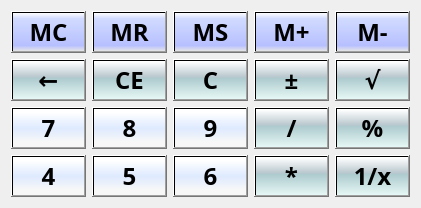
   <widget class="QWidget" name="">
    <property name="enabled">
     <bool>true</bool>
    </property>
    <property name="geometry">
     <rect>
      <x>21</x>
      <y>111</y>
      <width>341</width>
      <height>201</height>
     </rect>
    </property>
    <layout class="QGridLayout" name="gridLayout">
     <item row="0" column="0">
      <layout class="QHBoxLayout" name="horizontalLayout">
       <item>
        <widget class="QPushButton" name="pushButton_6">
         <property name="enabled">
          <bool>true</bool>
         </property>
         <property name="sizePolicy">
          <sizepolicy hsizetype="Minimum" vsizetype="Minimum">
           <horstretch>0</horstretch>
           <verstretch>0</verstretch>
          </sizepolicy>
         </property>
         <property name="font">
          <font>
           <family>Adobe Arabic</family>
           <pointsize>18</pointsize>
           <weight>75</weight>
           <bold>true</bold>
          </font>
         </property>
         <property name="styleSheet">
          <string notr="true">background-color: qlineargradient(spread:pad, x1:1, y1:1, x2:1, y2:0, stop:0 rgba(227, 227, 227, 189), stop:0.142045 rgba(183, 192, 255, 255), stop:0.853107 rgba(209, 219, 255, 255), stop:1 rgba(255, 255, 255, 221));
</string>
         </property>
         <property name="text">
          <string>MC</string>
         </property>
        </widget>
       </item>
       <item>
        <widget class="QPushButton" name="pushButton_7">
         <property name="enabled">
          <bool>true</bool>
         </property>
         <property name="sizePolicy">
          <sizepolicy hsizetype="Minimum" vsizetype="Minimum">
           <horstretch>0</horstretch>
           <verstretch>0</verstretch>
          </sizepolicy>
         </property>
         <property name="font">
          <font>
           <family>Adobe Arabic</family>
           <pointsize>18</pointsize>
           <weight>75</weight>
           <bold>true</bold>
          </font>
         </property>
         <property name="styleSheet">
          <string notr="true">background-color: qlineargradient(spread:pad, x1:1, y1:1, x2:1, y2:0, stop:0 rgba(227, 227, 227, 189), stop:0.142045 rgba(183, 192, 255, 255), stop:0.853107 rgba(209, 219, 255, 255), stop:1 rgba(255, 255, 255, 221));
</string>
         </property>
         <property name="text">
          <string>MR</string>
         </property>
        </widget>
       </item>
       <item>
        <widget class="QPushButton" name="pushButton_8">
         <property name="enabled">
          <bool>true</bool>
         </property>
         <property name="sizePolicy">
          <sizepolicy hsizetype="Minimum" vsizetype="Minimum">
           <horstretch>0</horstretch>
           <verstretch>0</verstretch>
          </sizepolicy>
         </property>
         <property name="font">
          <font>
           <family>Adobe Arabic</family>
           <pointsize>18</pointsize>
           <weight>75</weight>
           <bold>true</bold>
          </font>
         </property>
         <property name="styleSheet">
          <string notr="true">background-color: qlineargradient(spread:pad, x1:1, y1:1, x2:1, y2:0, stop:0 rgba(227, 227, 227, 189), stop:0.142045 rgba(183, 192, 255, 255), stop:0.853107 rgba(209, 219, 255, 255), stop:1 rgba(255, 255, 255, 221));
</string>
         </property>
         <property name="text">
          <string>MS</string>
         </property>
        </widget>
       </item>
       <item>
        <widget class="QPushButton" name="pushButton_9">
         <property name="enabled">
          <bool>true</bool>
         </property>
         <property name="sizePolicy">
          <sizepolicy hsizetype="Minimum" vsizetype="Minimum">
           <horstretch>0</horstretch>
           <verstretch>0</verstretch>
          </sizepolicy>
         </property>
         <property name="font">
          <font>
           <family>Adobe Arabic</family>
           <pointsize>18</pointsize>
           <weight>75</weight>
           <bold>true</bold>
          </font>
         </property>
         <property name="styleSheet">
          <string notr="true">background-color: qlineargradient(spread:pad, x1:1, y1:1, x2:1, y2:0, stop:0 rgba(227, 227, 227, 189), stop:0.142045 rgba(183, 192, 255, 255), stop:0.853107 rgba(209, 219, 255, 255), stop:1 rgba(255, 255, 255, 221));
</string>
         </property>
         <property name="text">
          <string>M+</string>
         </property>
        </widget>
       </item>
       <item>
        <widget class="QPushButton" name="pushButton_10">
         <property name="enabled">
          <bool>true</bool>
         </property>
         <property name="sizePolicy">
          <sizepolicy hsizetype="Minimum" vsizetype="Minimum">
           <horstretch>0</horstretch>
           <verstretch>0</verstretch>
          </sizepolicy>
         </property>
         <property name="font">
          <font>
           <family>Adobe Arabic</family>
           <pointsize>18</pointsize>
           <weight>75</weight>
           <bold>true</bold>
          </font>
         </property>
         <property name="styleSheet">
          <string notr="true">background-color: qlineargradient(spread:pad, x1:1, y1:1, x2:1, y2:0, stop:0 rgba(227, 227, 227, 189), stop:0.142045 rgba(183, 192, 255, 255), stop:0.853107 rgba(209, 219, 255, 255), stop:1 rgba(255, 255, 255, 221));
</string>
         </property>
         <property name="text">
          <string>M-</string>
         </property>
        </widget>
       </item>
      </layout>
     </item>
     <item row="1" column="0">
      <layout class="QHBoxLayout" name="horizontalLayout_2">
       <item>
        <widget class="QPushButton" name="delete_2">
         <property name="enabled">
          <bool>true</bool>
         </property>
         <property name="sizePolicy">
          <sizepolicy hsizetype="Minimum" vsizetype="Minimum">
           <horstretch>0</horstretch>
           <verstretch>0</verstretch>
          </sizepolicy>
         </property>
         <property name="font">
          <font>
           <family>Adobe Arabic</family>
           <pointsize>18</pointsize>
           <weight>75</weight>
           <bold>true</bold>
          </font>
         </property>
         <property name="styleSheet">
          <string notr="true">background-color: qlineargradient(spread:pad, x1:1, y1:0, x2:1, y2:1, stop:0.0169492 rgba(255, 255, 255, 255), stop:0.423729 rgba(184, 199, 206, 255), stop:0.451977 rgba(173, 202, 206, 255), stop:0.988701 rgba(229, 247, 244, 255));
</string>
         </property>
         <property name="text">
          <string>←</string>
         </property>
        </widget>
       </item>
       <item>
        <widget class="QPushButton" name="clear">
         <property name="enabled">
          <bool>true</bool>
         </property>
         <property name="sizePolicy">
          <sizepolicy hsizetype="Minimum" vsizetype="Minimum">
           <horstretch>0</horstretch>
           <verstretch>0</verstretch>
          </sizepolicy>
         </property>
         <property name="font">
          <font>
           <family>Adobe Arabic</family>
           <pointsize>18</pointsize>
           <weight>75</weight>
           <bold>true</bold>
          </font>
         </property>
         <property name="styleSheet">
          <string notr="true">background-color: qlineargradient(spread:pad, x1:1, y1:0, x2:1, y2:1, stop:0.0169492 rgba(255, 255, 255, 255), stop:0.423729 rgba(184, 199, 206, 255), stop:0.451977 rgba(173, 202, 206, 255), stop:0.988701 rgba(229, 247, 244, 255));
</string>
         </property>
         <property name="text">
          <string>CE</string>
         </property>
        </widget>
       </item>
       <item>
        <widget class="QPushButton" name="pushButton_13">
         <property name="enabled">
          <bool>true</bool>
         </property>
         <property name="sizePolicy">
          <sizepolicy hsizetype="Minimum" vsizetype="Minimum">
           <horstretch>0</horstretch>
           <verstretch>0</verstretch>
          </sizepolicy>
         </property>
         <property name="font">
          <font>
           <family>Adobe Arabic</family>
           <pointsize>18</pointsize>
           <weight>75</weight>
           <bold>true</bold>
          </font>
         </property>
         <property name="styleSheet">
          <string notr="true">background-color: qlineargradient(spread:pad, x1:1, y1:0, x2:1, y2:1, stop:0.0169492 rgba(255, 255, 255, 255), stop:0.423729 rgba(184, 199, 206, 255), stop:0.451977 rgba(173, 202, 206, 255), stop:0.988701 rgba(229, 247, 244, 255));
</string>
         </property>
         <property name="text">
          <string>C</string>
         </property>
        </widget>
       </item>
       <item>
        <widget class="QPushButton" name="pushButton_14">
         <property name="enabled">
          <bool>true</bool>
         </property>
         <property name="sizePolicy">
          <sizepolicy hsizetype="Minimum" vsizetype="Minimum">
           <horstretch>0</horstretch>
           <verstretch>0</verstretch>
          </sizepolicy>
         </property>
         <property name="font">
          <font>
           <family>Adobe Arabic</family>
           <pointsize>18</pointsize>
           <weight>75</weight>
           <bold>true</bold>
          </font>
         </property>
         <property name="styleSheet">
          <string notr="true">background-color: qlineargradient(spread:pad, x1:1, y1:0, x2:1, y2:1, stop:0.0169492 rgba(255, 255, 255, 255), stop:0.423729 rgba(184, 199, 206, 255), stop:0.451977 rgba(173, 202, 206, 255), stop:0.988701 rgba(229, 247, 244, 255));</string>
         </property>
         <property name="text">
          <string>±</string>
         </property>
        </widget>
       </item>
       <item>
        <widget class="QPushButton" name="pushButton_15">
         <property name="enabled">
          <bool>true</bool>
         </property>
         <property name="sizePolicy">
          <sizepolicy hsizetype="Minimum" vsizetype="Minimum">
           <horstretch>0</horstretch>
           <verstretch>0</verstretch>
          </sizepolicy>
         </property>
         <property name="font">
          <font>
           <family>Adobe Arabic</family>
           <pointsize>18</pointsize>
           <weight>75</weight>
           <bold>true</bold>
          </font>
         </property>
         <property name="styleSheet">
          <string notr="true">background-color: qlineargradient(spread:pad, x1:1, y1:0, x2:1, y2:1, stop:0.0169492 rgba(255, 255, 255, 255), stop:0.423729 rgba(184, 199, 206, 255), stop:0.451977 rgba(173, 202, 206, 255), stop:0.988701 rgba(229, 247, 244, 255));
</string>
         </property>
         <property name="text">
          <string>√</string>
         </property>
        </widget>
       </item>
      </layout>
     </item>
     <item row="2" column="0">
      <layout class="QHBoxLayout" name="horizontalLayout_3">
       <item>
        <widget class="QPushButton" name="num7">
         <property name="enabled">
          <bool>true</bool>
         </property>
         <property name="sizePolicy">
          <sizepolicy hsizetype="Minimum" vsizetype="Minimum">
           <horstretch>0</horstretch>
           <verstretch>0</verstretch>
          </sizepolicy>
         </property>
         <property name="font">
          <font>
           <family>Adobe Arabic</family>
           <pointsize>18</pointsize>
           <weight>75</weight>
           <bold>true</bold>
          </font>
         </property>
         <property name="styleSheet">
          <string notr="true">background-color: qlineargradient(spread:pad, x1:0, y1:0, x2:0, y2:1, stop:0 rgba(255, 255, 255, 255), stop:0.0903955 rgba(255, 255, 255, 255), stop:0.502825 rgba(222, 234, 255, 255), stop:0.864407 rgba(247, 247, 247, 255));
</string>
         </property>
         <property name="text">
          <string>7</string>
         </property>
        </widget>
       </item>
       <item>
        <widget class="QPushButton" name="num8">
         <property name="enabled">
          <bool>true</bool>
         </property>
         <property name="sizePolicy">
          <sizepolicy hsizetype="Minimum" vsizetype="Minimum">
           <horstretch>0</horstretch>
           <verstretch>0</verstretch>
          </sizepolicy>
         </property>
         <property name="font">
          <font>
           <family>Adobe Arabic</family>
           <pointsize>18</pointsize>
           <weight>75</weight>
           <bold>true</bold>
          </font>
         </property>
         <property name="styleSheet">
          <string notr="true">background-color: qlineargradient(spread:pad, x1:0, y1:0, x2:0, y2:1, stop:0 rgba(255, 255, 255, 255), stop:0.0903955 rgba(255, 255, 255, 255), stop:0.502825 rgba(222, 234, 255, 255), stop:0.864407 rgba(247, 247, 247, 255));
</string>
         </property>
         <property name="text">
          <string>8</string>
         </property>
        </widget>
       </item>
       <item>
        <widget class="QPushButton" name="num9">
         <property name="enabled">
          <bool>true</bool>
         </property>
         <property name="sizePolicy">
          <sizepolicy hsizetype="Minimum" vsizetype="Minimum">
           <horstretch>0</horstretch>
           <verstretch>0</verstretch>
          </sizepolicy>
         </property>
         <property name="font">
          <font>
           <family>Adobe Arabic</family>
           <pointsize>18</pointsize>
           <weight>75</weight>
           <bold>true</bold>
          </font>
         </property>
         <property name="styleSheet">
          <string notr="true">background-color: qlineargradient(spread:pad, x1:0, y1:0, x2:0, y2:1, stop:0 rgba(255, 255, 255, 255), stop:0.0903955 rgba(255, 255, 255, 255), stop:0.502825 rgba(222, 234, 255, 255), stop:0.864407 rgba(247, 247, 247, 255));
</string>
         </property>
         <property name="text">
          <string>9</string>
         </property>
        </widget>
       </item>
       <item>
        <widget class="QPushButton" name="divice">
         <property name="enabled">
          <bool>true</bool>
         </property>
         <property name="sizePolicy">
          <sizepolicy hsizetype="Minimum" vsizetype="Minimum">
           <horstretch>0</horstretch>
           <verstretch>0</verstretch>
          </sizepolicy>
         </property>
         <property name="font">
          <font>
           <family>Adobe Arabic</family>
           <pointsize>18</pointsize>
           <weight>75</weight>
           <bold>true</bold>
          </font>
         </property>
         <property name="styleSheet">
          <string notr="true">background-color: qlineargradient(spread:pad, x1:1, y1:0, x2:1, y2:1, stop:0.0169492 rgba(255, 255, 255, 255), stop:0.423729 rgba(184, 199, 206, 255), stop:0.451977 rgba(173, 202, 206, 255), stop:0.988701 rgba(229, 247, 244, 255));
</string>
         </property>
         <property name="text">
          <string>/</string>
         </property>
        </widget>
       </item>
       <item>
        <widget class="QPushButton" name="pushButton_30">
         <property name="enabled">
          <bool>true</bool>
         </property>
         <property name="sizePolicy">
          <sizepolicy hsizetype="Minimum" vsizetype="Minimum">
           <horstretch>0</horstretch>
           <verstretch>0</verstretch>
          </sizepolicy>
         </property>
         <property name="font">
          <font>
           <family>Adobe Arabic</family>
           <pointsize>18</pointsize>
           <weight>75</weight>
           <bold>true</bold>
          </font>
         </property>
         <property name="styleSheet">
          <string notr="true">background-color: qlineargradient(spread:pad, x1:1, y1:0, x2:1, y2:1, stop:0.0169492 rgba(255, 255, 255, 255), stop:0.423729 rgba(184, 199, 206, 255), stop:0.451977 rgba(173, 202, 206, 255), stop:0.988701 rgba(229, 247, 244, 255));
</string>
         </property>
         <property name="text">
          <string>%</string>
         </property>
        </widget>
       </item>
      </layout>
     </item>
     <item row="3" column="0">
      <layout class="QHBoxLayout" name="horizontalLayout_4">
       <item>
        <widget class="QPushButton" name="num4">
         <property name="enabled">
          <bool>true</bool>
         </property>
         <property name="sizePolicy">
          <sizepolicy hsizetype="Minimum" vsizetype="Minimum">
           <horstretch>0</horstretch>
           <verstretch>0</verstretch>
          </sizepolicy>
         </property>
         <property name="font">
          <font>
           <family>Adobe Arabic</family>
           <pointsize>18</pointsize>
           <weight>75</weight>
           <bold>true</bold>
          </font>
         </property>
         <property name="styleSheet">
          <string notr="true">background-color: qlineargradient(spread:pad, x1:0, y1:0, x2:0, y2:1, stop:0 rgba(255, 255, 255, 255), stop:0.0903955 rgba(255, 255, 255, 255), stop:0.502825 rgba(222, 234, 255, 255), stop:0.864407 rgba(247, 247, 247, 255));
</string>
         </property>
         <property name="text">
          <string>4</string>
         </property>
        </widget>
       </item>
       <item>
        <widget class="QPushButton" name="num5">
         <property name="enabled">
          <bool>true</bool>
         </property>
         <property name="sizePolicy">
          <sizepolicy hsizetype="Minimum" vsizetype="Minimum">
           <horstretch>0</horstretch>
           <verstretch>0</verstretch>
          </sizepolicy>
         </property>
         <property name="font">
          <font>
           <family>Adobe Arabic</family>
           <pointsize>18</pointsize>
           <weight>75</weight>
           <bold>true</bold>
          </font>
         </property>
         <property name="styleSheet">
          <string notr="true">background-color: qlineargradient(spread:pad, x1:0, y1:0, x2:0, y2:1, stop:0 rgba(255, 255, 255, 255), stop:0.0903955 rgba(255, 255, 255, 255), stop:0.502825 rgba(222, 234, 255, 255), stop:0.864407 rgba(247, 247, 247, 255));
</string>
         </property>
         <property name="text">
          <string>5</string>
         </property>
        </widget>
       </item>
       <item>
        <widget class="QPushButton" name="num6">
         <property name="enabled">
          <bool>true</bool>
         </property>
         <property name="sizePolicy">
          <sizepolicy hsizetype="Minimum" vsizetype="Minimum">
           <horstretch>0</horstretch>
           <verstretch>0</verstretch>
          </sizepolicy>
         </property>
         <property name="font">
          <font>
           <family>Adobe Arabic</family>
           <pointsize>18</pointsize>
           <weight>75</weight>
           <bold>true</bold>
          </font>
         </property>
         <property name="styleSheet">
          <string notr="true">background-color: qlineargradient(spread:pad, x1:0, y1:0, x2:0, y2:1, stop:0 rgba(255, 255, 255, 255), stop:0.0903955 rgba(255, 255, 255, 255), stop:0.502825 rgba(222, 234, 255, 255), stop:0.864407 rgba(247, 247, 247, 255));
</string>
         </property>
         <property name="text">
          <string>6</string>
         </property>
        </widget>
       </item>
       <item>
        <widget class="QPushButton" name="multiply">
         <property name="enabled">
          <bool>true</bool>
         </property>
         <property name="sizePolicy">
          <sizepolicy hsizetype="Minimum" vsizetype="Minimum">
           <horstretch>0</horstretch>
           <verstretch>0</verstretch>
          </sizepolicy>
         </property>
         <property name="font">
          <font>
           <family>Adobe Arabic</family>
           <pointsize>18</pointsize>
           <weight>75</weight>
           <bold>true</bold>
          </font>
         </property>
         <property name="styleSheet">
          <string notr="true">background-color: qlineargradient(spread:pad, x1:1, y1:0, x2:1, y2:1, stop:0.0169492 rgba(255, 255, 255, 255), stop:0.423729 rgba(184, 199, 206, 255), stop:0.451977 rgba(173, 202, 206, 255), stop:0.988701 rgba(229, 247, 244, 255));
</string>
         </property>
         <property name="text">
          <string>*</string>
         </property>
        </widget>
       </item>
       <item>
        <widget class="QPushButton" name="pushButton_20">
         <property name="enabled">
          <bool>true</bool>
         </property>
         <property name="sizePolicy">
          <sizepolicy hsizetype="Minimum" vsizetype="Minimum">
           <horstretch>0</horstretch>
           <verstretch>0</verstretch>
          </sizepolicy>
         </property>
         <property name="font">
          <font>
           <family>Adobe Arabic</family>
           <pointsize>18</pointsize>
           <weight>75</weight>
           <bold>true</bold>
          </font>
         </property>
         <property name="styleSheet">
          <string notr="true">background-color: qlineargradient(spread:pad, x1:1, y1:0, x2:1, y2:1, stop:0.0169492 rgba(255, 255, 255, 255), stop:0.423729 rgba(184, 199, 206, 255), stop:0.451977 rgba(173, 202, 206, 255), stop:0.988701 rgba(229, 247, 244, 255));
</string>
         </property>
         <property name="text">
          <string>1/x</string>
         </property>
        </widget>
       </item>
      </layout>
     </item>
    </layout>
   </widget>
